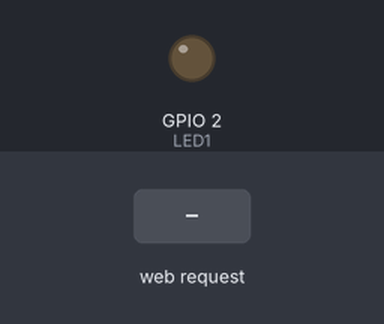
The sketch below on a simulated ESP8266 (NodeMCU). Shown: output pins drawn as LEDs (lit = HIGH). The test bench sets the inputs (shaded band). WiFi joins after 1.5 s; servers stay silent unless stated; what the sketch prints to the serial monitor is not drawn.

Above: at 2.7 s.
2.8 s: HTTP request GET /led1/on received
At 4.0 s:
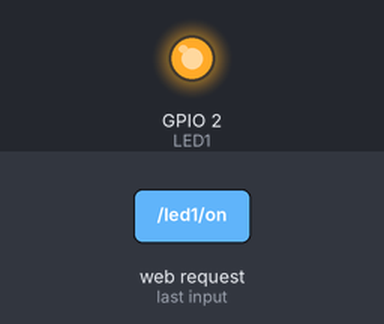
4.3 s: HTTP request GET /led1/off received
At 5.3 s:
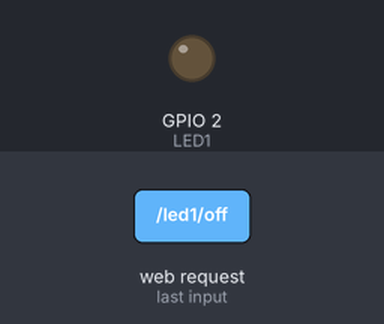
5.8 s: HTTP request GET /led2/on received
At 6.5 s:
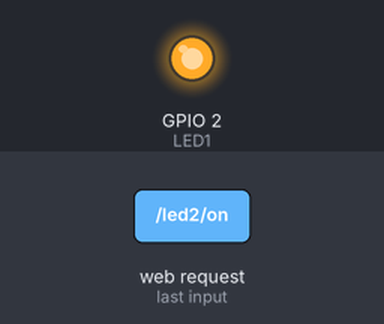
Timing chart, 0 to 8.8 s (numbered marks = the images above; inputs shaded):
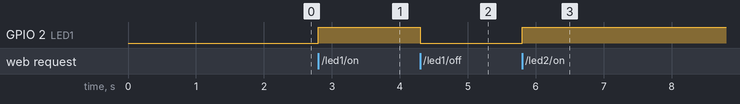

The sketch:

esp32htmlpage.ino
```cpp
#ifdef ESP8266
#include <ESP8266WiFi.h>
#include <ESP8266mDNS.h>
#elif defined(ESP32)
#include <WiFi.h>
#include <ESPmDNS.h>
#else
#error "Board not found"
#endif


#define LED1 2
#define LED2 2
const char* ssid = "DSP";
const char* password = "Mp@#05092005";
//const char* ssid = "Akpatel";
//const char* password = "iekd6510";

char webpage[] PROGMEM = R"=====(

<!doctype html>
  <html>
  <head>
    <title>LED</title>
  </head>
  <body>
  <style>
body
{
  margin: 0;
  padding: 0;
  display: flex;
  justify-content: center;
  align-items: center;
  min-height: 100vh;
  background-image: url("https://images.hdqwalls.com/download/wolf-howling-to-moon-3840x2400.jpg");
  background-repeat: no-repeat;
  background-size: 100%;
  font-family: consolas;
  flex-direction: column;
}
h1{
  font-family: consolas;
  padding-bottom: 30px;
  color: antiquewhite;
}
h3{
  font-family: consolas;
  padding-bottom: 10px;
  color: antiquewhite;
}
div{
  display:flex;
  align-self: center;
}
a
{
  position:relative;
  display: block;
  margin: 30px;
  padding: 15px 30px;
  color: antiquewhite;
  text-transform: uppercase;
  text-decoration: none;
  font-size: 24px;
  overflow: hidden;
  transition: 0.2s;
}
a.on:hover
{
  color: rgb(0, 0, 0);
  background: #21f32c;
  box-shadow: 0 0 10px #21f32c, 0 0 40px #21f32c, 0 0 80px #21f32c;
  transition-delay: 1s;
}
a.on span
{
  position: absolute;
  display: block;
}
a.on span:nth-child(1)
{
  top: 0;
  left: -100%;
  height: 100%;
  width: 2px;
  background: linear-gradient(90deg,transparent,#21f32c);
}
a.on:hover span:nth-child(1)
{
  left: 100%;
  transition: 1s;
}
a.on span:nth-child(3)
{
  bottom: 0;
  right: -100%;
  height: 100%;
  width: 2px;
  background: linear-gradient(270deg,transparent,#21f32c);
}
a.on:hover span:nth-child(3)
{
  right: 100%;
  transition: 1s;
  transition-delay: 0.5s;
}
a.on span:nth-child(2)
{
  top: -100%;
  right: 0;
  height: 2px;
  width: 100%;
  background: linear-gradient(180deg,transparent,#21f32c);
}
a.on:hover span:nth-child(2)
{
  top: 100%;
  transition: 1s;
  transition-delay: 0.25s;
}
a.on span:nth-child(4)
{
  bottom: -100%;
  left: 0;
  height: 2px;
  width: 100%;
  background: linear-gradient(360deg,transparent,#21f32c);
}
a.on:hover span:nth-child(4)
{
  bottom: 100%;
  transition: 1s;
  transition-delay: 0.50s;
}


a.off:hover
{
  color: rgb(0, 0, 0);
  background: #f32121;
  box-shadow: 0 0 10px #f32121, 0 0 40px #f32121, 0 0 80px #f32121;
  transition-delay: 1s;
}
a.off span
{
  position: absolute;
  display: block;
}
a.off span:nth-child(1)
{
  top: 0;
  left: -100%;
  height: 100%;
  width: 2px;
  background: linear-gradient(90deg,transparent,#f32121);
}
a.off:hover span:nth-child(1)
{
  left: 100%;
  transition: 1s;
}
a.off span:nth-child(3)
{
  bottom: 0;
  right: -100%;
  height: 100%;
  width: 2px;
  background: linear-gradient(270deg,transparent,#f32121);
}
a.off:hover span:nth-child(3)
{
  right: 100%;
  transition: 1s;
  transition-delay: 0.5s;
}
a.off span:nth-child(2)
{
  top: -100%;
  right: 0;
  height: 2px;
  width: 100%;
  background: linear-gradient(180deg,transparent,#f32121);
}
a.off:hover span:nth-child(2)
{
  top: 100%;
  transition: 1s;
  transition-delay: 0.25s;
}
a.off span:nth-child(4)
{
  bottom: -100%;
  left: 0;
  height: 2px;
  width: 100%;
  background: linear-gradient(360deg,transparent,#f32121);
}
a.off:hover span:nth-child(4)
{
  bottom: 100%;
  transition: 1s;
  transition-delay: 0.50s;
}
  </style>
  <h1>ESP32 IOT Project</h1>

  <h3>LED1</h3>

  <div>
  <a href="#" class="on" onclick= "window.location = 'http://'+location.hostname+'/led1/on'">
                        <span></span>
                        <span></span>
                        <span></span>
                        <span></span>
                         ON
  </a>
  <a href="#" class="off" onclick= "window.location = 'http://'+location.hostname+'/led1/off'">
                        <span></span>
                        <span></span>
                        <span></span>
                        <span></span>
                         OFF
  </a>
  </div>

  <h3>LED2</h3>

  <div>
  <a href="#" class="on" onclick= "window.location = 'http://'+location.hostname+'/led2/on'">
                        <span></span>
                        <span></span>
                        <span></span>
                        <span></span>
                         ON
  </a>
  <a href="#" class="off" onclick= "window.location = 'http://'+location.hostname+'/led2/off'">
                        <span></span>
                        <span></span>
                        <span></span>
                        <span></span>
                         OFF
  </a>
  </div>
</body>
</html>


)=====";

// ipaddress/led1/on
//ipaddress/led1/off

// ipaddress/led2/on
//ipaddress/led2/off
#include <ESPAsyncWebServer.h>

AsyncWebServer server(80); // server port 80


void notFound(AsyncWebServerRequest *request)
{
  request->send(404, "text/plain", "Page Not found");
}

void setup(void)
{

  Serial.begin(115200);
  WiFi.begin(ssid, password);
  while (WiFi.status() != WL_CONNECTED) {
    Serial.print(".");
    delay(500);
  }
  WiFi.mode(WIFI_STA);
  Serial.println();
  Serial.print("Local IP: ");
  Serial.println(WiFi.localIP());
  pinMode(LED1,OUTPUT);
  pinMode(LED2,OUTPUT);

//  WiFi.softAP("Dhruv", "12345678");
//  Serial.println("softap");
//  Serial.println("");
//  Serial.println(WiFi.softAPIP());


  if (MDNS.begin("ESP")) //esp.local/
  {
    Serial.println("MDNS responder started");
  }


  server.on("/", [](AsyncWebServerRequest * request)
  {

  request->send_P(200, "text/html", webpage);
  });

   server.on("/led1/on", HTTP_GET, [](AsyncWebServerRequest * request)
  {
    digitalWrite(LED1,HIGH);
  request->send_P(200, "text/html", webpage);
  });

   server.on("/led1/off", HTTP_GET, [](AsyncWebServerRequest * request)
  {
    digitalWrite(LED1,LOW);
  request->send_P(200, "text/html", webpage);
  });

   server.on("/led2/on", HTTP_GET, [](AsyncWebServerRequest * request)
  {
    digitalWrite(LED2,HIGH);
  request->send_P(200, "text/html", webpage);
  });

   server.on("/led2/off", HTTP_GET, [](AsyncWebServerRequest * request)
  {
    digitalWrite(LED2,LOW);
  request->send_P(200, "text/html", webpage);
  });

  server.onNotFound(notFound);

  server.begin();  // it will start webserver
}
void loop(void)
{
}
```

Measured:
- after the input at 2.8 s, GPIO 2 (LED1): LOW → HIGH at once
- after the input at 4.3 s, GPIO 2 (LED1): HIGH → LOW at once
- after the input at 5.8 s, GPIO 2 (LED1): LOW → HIGH at once
